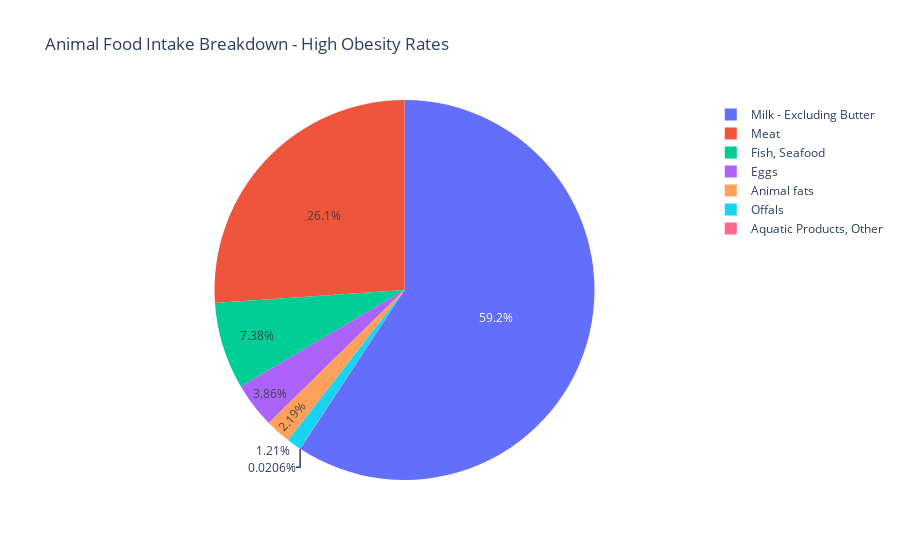
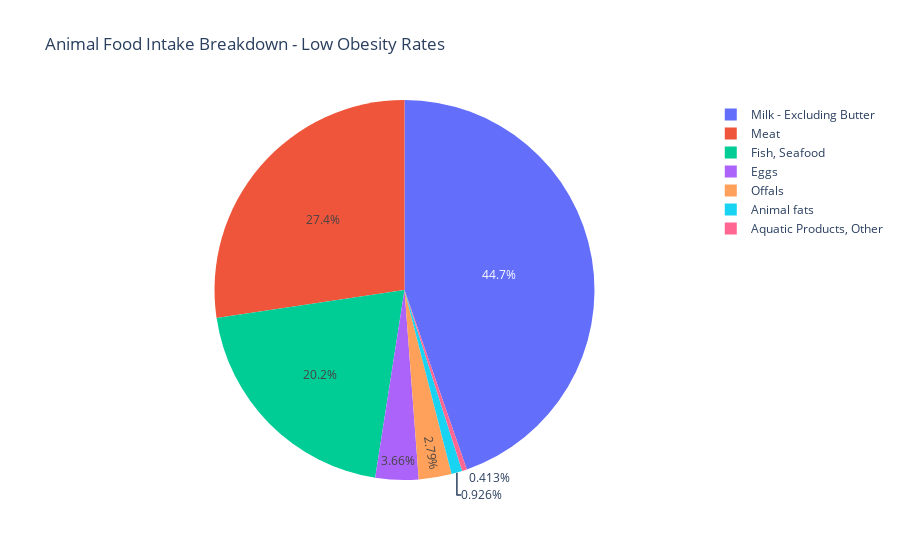

The code cell stored with these charts, in order, in its notebook:
### Code cell
fig = px.pie(values = obesity_highAvg[animals].mean().tolist(), names = animals,
             title='Animal Food Intake Breakdown - High Obesity Rates')
fig.show()

fig = px.pie(values = obesity_lowAvg[animals].mean().tolist(), names = animals,
             title='Animal Food Intake Breakdown - Low Obesity Rates')
fig.show()

### Figure 1 — Plotly figure (JSON) as saved in the notebook; plotly's stock layout.template omitted (floating-point values rounded to 4 significant figures)
{"data": [{"domain": {"x": [0, 1], "y": [0, 1]}, "hovertemplate": "label=%{label}<br>value=%{value}<extra></extra>", "labels": ["Animal fats", "Aquatic Products, Other", "Eggs", "Fish, Seafood", "Meat", "Milk - Excluding Butter", "Offals"], "legendgroup": "", "name": "", "showlegend": true, "type": "pie", "values": [0.3295, 0.003101, 0.5794, 1.109, 3.922, 8.904, 0.1821]}], "layout": {"legend": {"tracegroupgap": 0}, "title": {"text": "Animal Food Intake Breakdown - High Obesity Rates"}}}

### Figure 2 — Plotly figure (JSON) as saved in the notebook; plotly's stock layout.template omitted (floating-point values rounded to 4 significant figures)
{"data": [{"domain": {"x": [0, 1], "y": [0, 1]}, "hovertemplate": "label=%{label}<br>value=%{value}<extra></extra>", "labels": ["Animal fats", "Aquatic Products, Other", "Eggs", "Fish, Seafood", "Meat", "Milk - Excluding Butter", "Offals"], "legendgroup": "", "name": "", "showlegend": true, "type": "pie", "values": [0.07122, 0.03173, 0.2818, 1.551, 2.104, 3.436, 0.2145]}], "layout": {"legend": {"tracegroupgap": 0}, "title": {"text": "Animal Food Intake Breakdown - Low Obesity Rates"}}}
